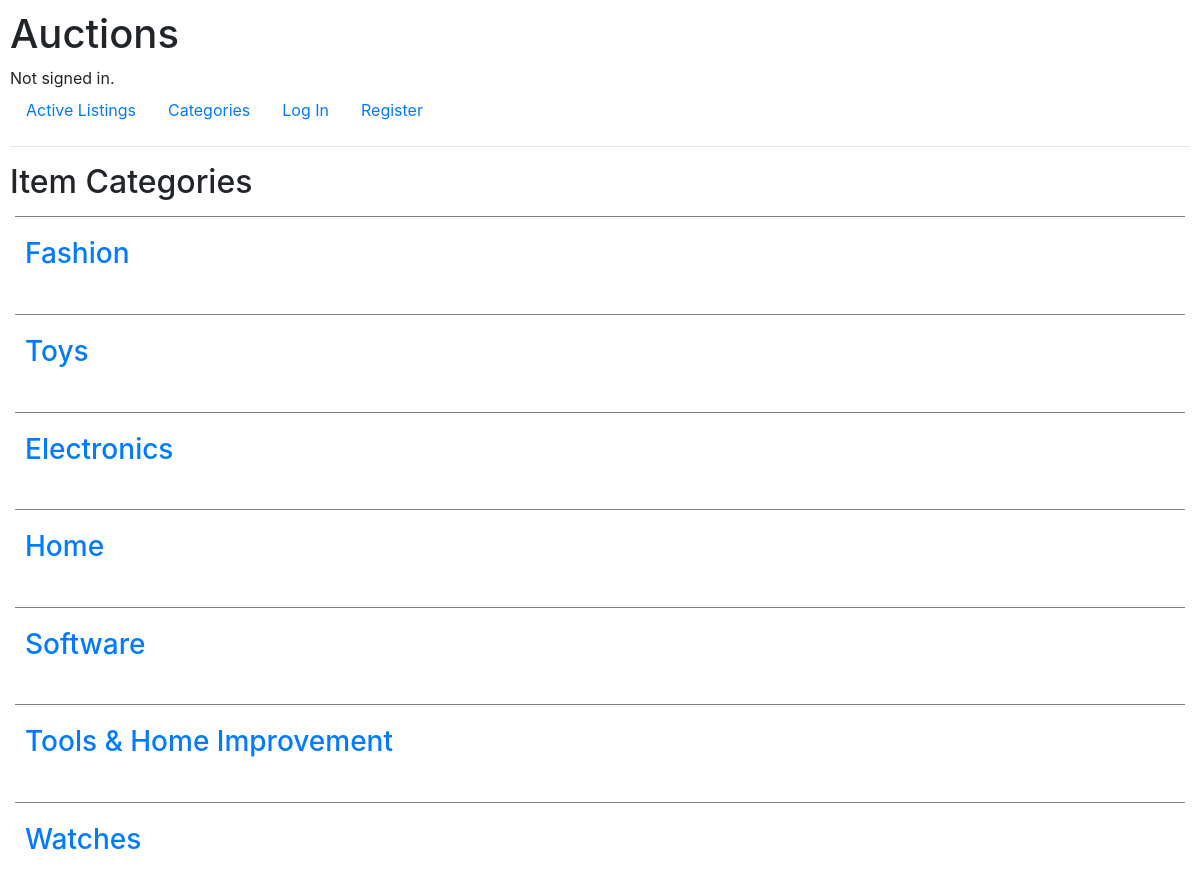
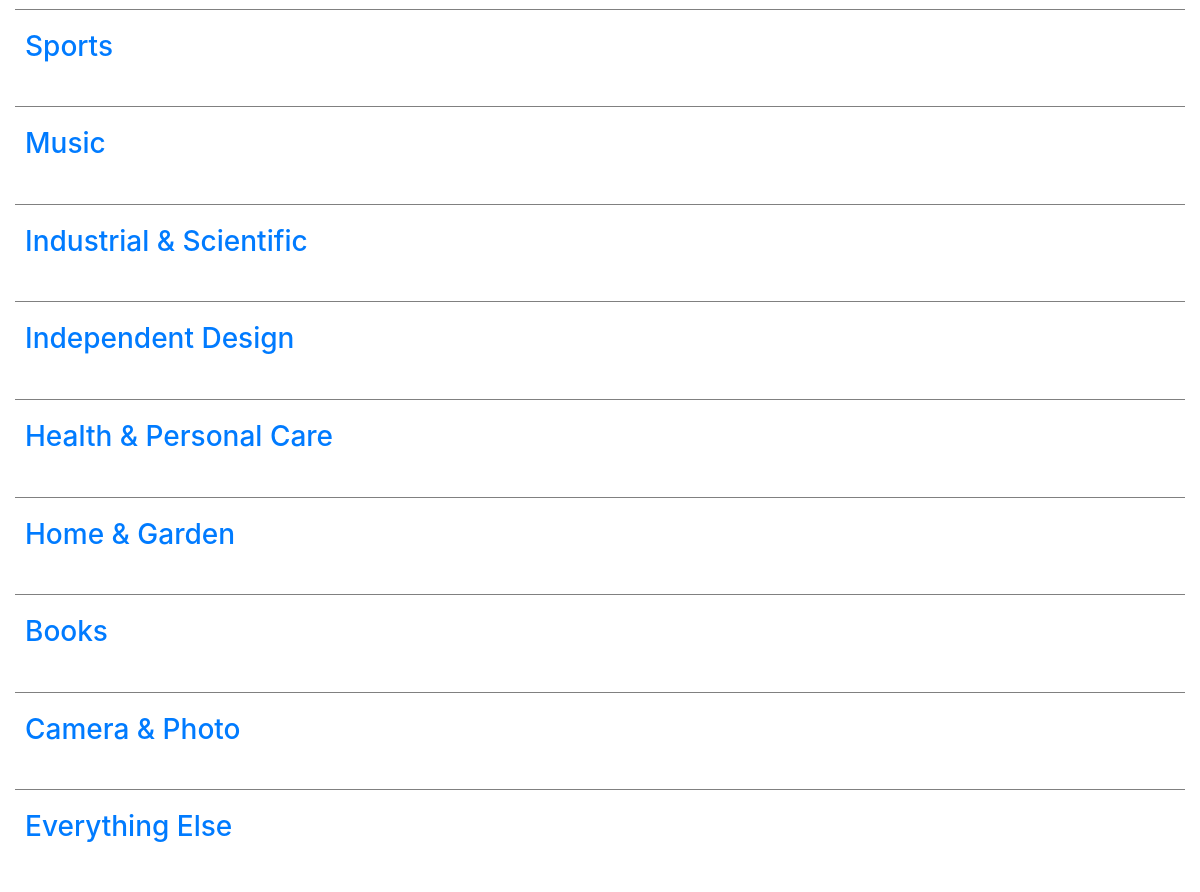
The page /categories on the database its author committed (2 pictures, top to bottom).
### auctions/models.py (models this page shows, shortened)
class Category(models.Model):
    category = models.CharField(max_length=60, unique=True)

### auctions/views.py (the view)
# urls.py: path("categories", views.categories, name="categories"),
def categories(request):
    categories = Category.objects.all()
    return render(request, "auctions/categories.html", {
        "categories": categories
    })

### auctions/templates/auctions/categories.html
{% extends "auctions/layout.html" %}
{% block body %}
    <h2>Item Categories</h2>
    {% for category in categories %}
    <div id="list">
        <div>
           <div><h3> <a href = "{% url 'category' category.category %}">{{ category.category }} </a></h3></div>
        </div>
    </div>
    {% endfor %}
{% endblock %}

### auctions/templates/auctions/layout.html (shortened to what this page needs)
{% load static %}
<!DOCTYPE html>
<html lang="en">
    <head>
        <link rel="stylesheet" href="https://stackpath.bootstrapcdn.com/bootstrap/4.4.1/css/bootstrap.min.css">
        <link href="{% static 'auctions/styles.css' %}" rel="stylesheet">
    </head>
    <body>
        <h1>Auctions</h1>
        <div>
            {% if user.is_authenticated %}
                Signed in as <strong>{{ user.username }}</strong>.
            {% else %}
                Not signed in.
            {% endif %}
        </div>
        <ul class="nav">
            <li class="nav-item">
                <a class="nav-link" href="{% url 'index' %}">Active Listings</a>
            </li>
            <li class="nav-item">
                <a class="nav-link" href="{% url 'categories' %}">Categories</a>
            </li>
            {% if user.is_authenticated %}
                <li class="nav-item">
                    <a class="nav-link" href="{% url 'watching' %}">Watchlist</a>
                </li>
                <li class="nav-item">
                    <a class="nav-link" href="{% url 'create' %}">Create Listing</a>
                </li>
                <li class="nav-item">
                    <a class="nav-link" href="{% url 'logout' %}">Log Out</a>
                </li>
            {% else %}
                <li class="nav-item">
                    <a class="nav-link" href="{% url 'login' %}">Log In</a>
                </li>
                <li class="nav-item">
                    <a class="nav-link" href="{% url 'register' %}">Register</a>
                </li>
            {% endif %}
        </ul>
        <hr>
        {% block body %}
        {% endblock %}
    </body>
</html>

### auctions/static/auctions/styles.css (style rules this page uses)
body { padding: 10px; }
#list { margin: 15px 5px 10px 5px; padding: 20px 10px 20px 10px; border-top: 1px solid gray; display: flex; }

### rows shown on the page
Category: category "Fashion"
Category: category "Toys"
Category: category "Electronics"
Category: category "Home"
Category: category "Software"
Category: category "Tools & Home Improvement"
Category: category "Watches"
Category: category "Sports"
Category: category "Music"
Category: category "Industrial & Scientific"
Category: category "Independent Design"
Category: category "Health & Personal Care"
Category: category "Home & Garden"
Category: category "Books"
Category: category "Camera & Photo"
Category: category "Everything Else"
